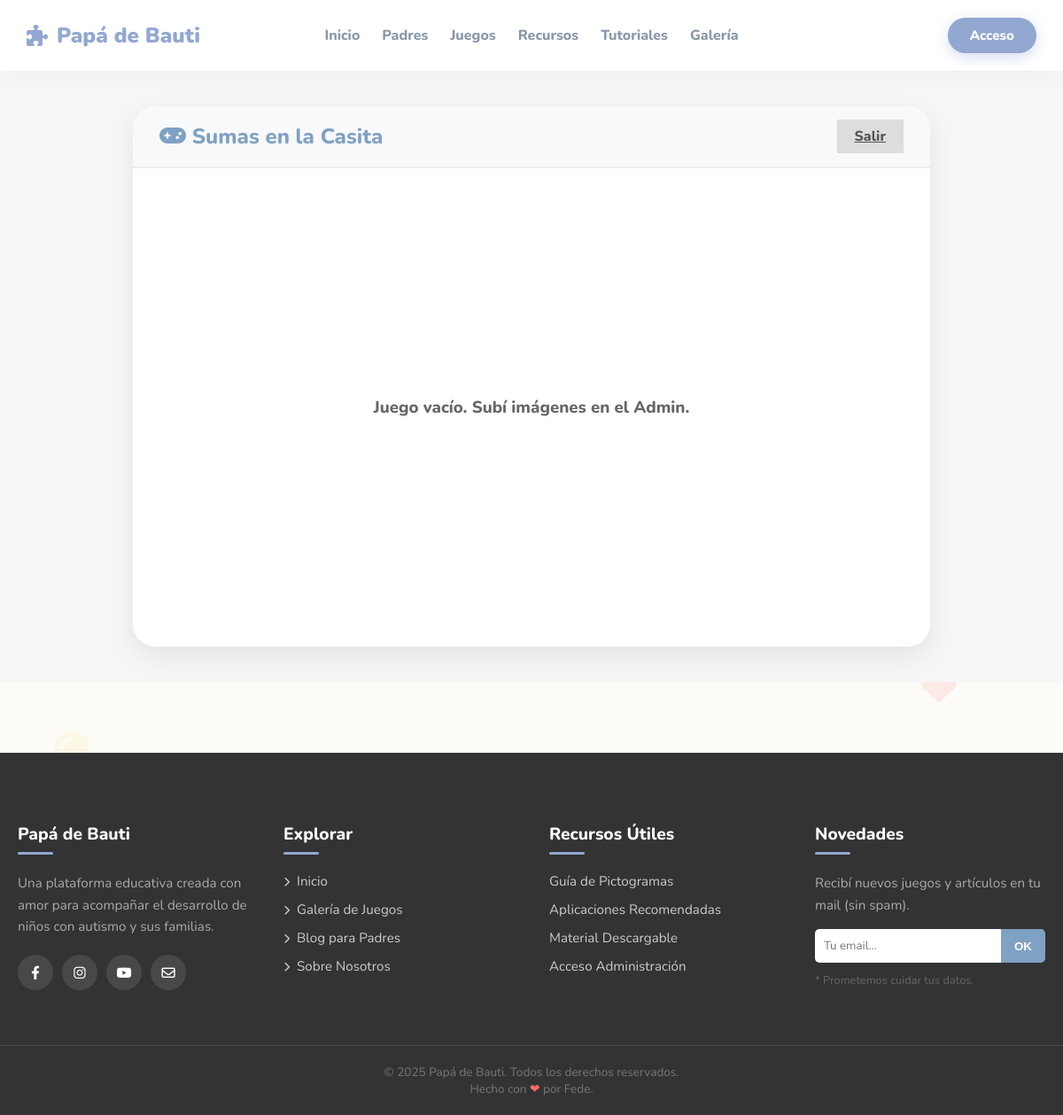
Page /jugar.php?id=2 on the earlier database version.
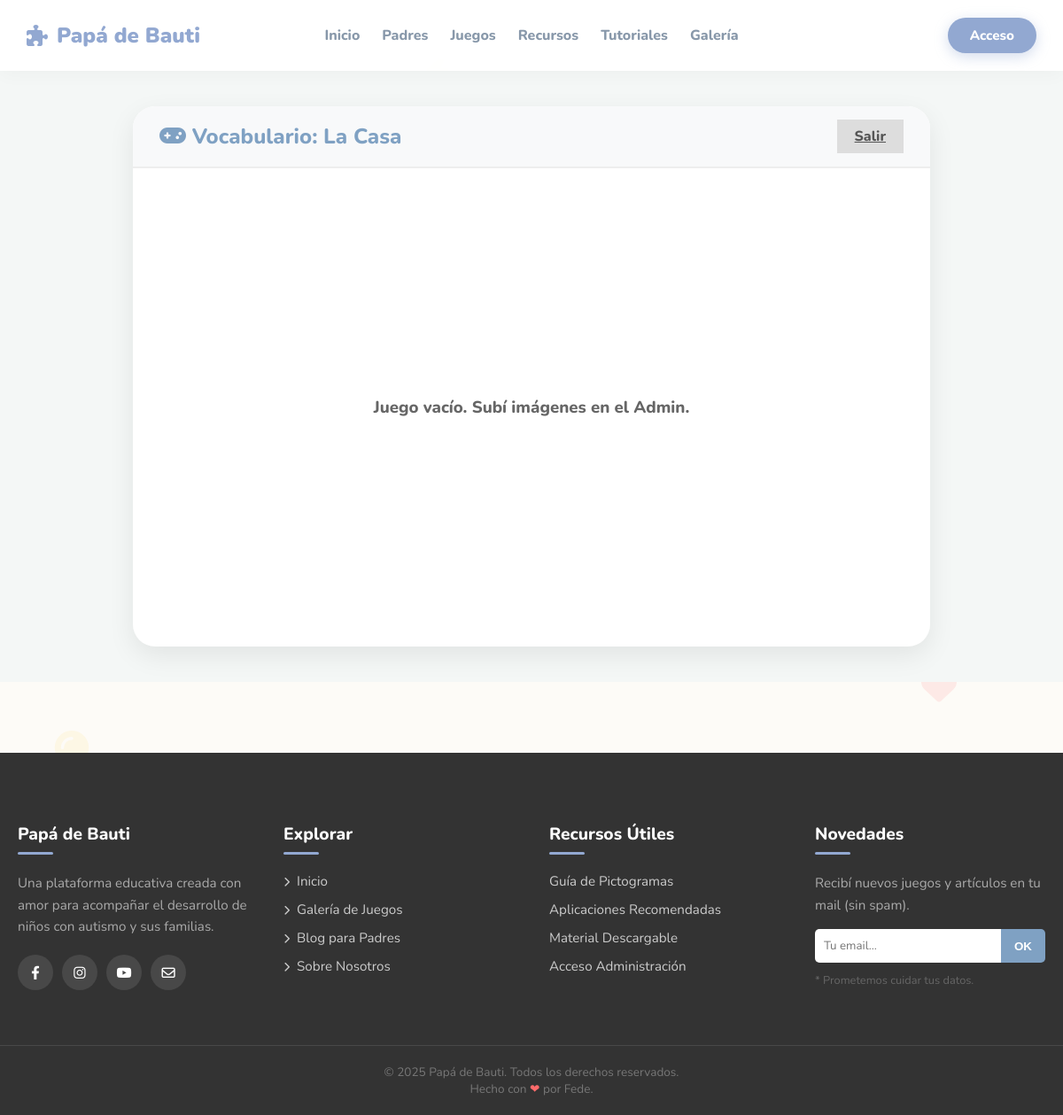
Same page on the later database version.
### tables this page shows
CREATE TABLE `juegos` (
  `id` int(11) NOT NULL,
  `titulo` varchar(100) NOT NULL,
  `descripcion` text DEFAULT NULL,
  `id_categoria` int(11) NOT NULL,
  `id_motor` int(11) NOT NULL,
  `imagen_portada` varchar(100) DEFAULT 'default.jpg',
  `configuracion` text DEFAULT NULL,
  `activo` tinyint(1) DEFAULT 1,
  `tipo_juego` enum('seleccion','memoria','secuencia','pintura','asociacion','texto_drag') DEFAULT 'seleccion',
  `edad_min` int(11) DEFAULT 3,
  `edad_max` int(11) DEFAULT 99
);

### jugar.php (the view, shortened to what this page needs)
<?php
require 'includes/db_connect.php';
require 'includes/header.php';
$game_id = intval($_GET['id']);
$sql = "SELECT * FROM juegos WHERE id = $game_id";
$juego = $conn->query($sql)->fetch_assoc();
?>
<div class="game-wrapper">
    <div class="game-card">
        <div class="game-header">
            <h2 style="margin:0; color:var(--color-secundario);"><i class="fa-solid fa-gamepad"></i> <?php echo $juego['titulo']; ?></h2>
            <a href="juegos.php" class="btn-grande" style="padding:8px 20px; background:#ddd; color:#555!important;">Salir</a>
        </div>
        <div class="game-area" id="contenedor-juego">
            <?php
                if ($juego['tipo_juego'] == 'texto_drag') {
                    include 'motores/motor_texto_drag.php';
                } else {
                    include 'motores/motor_universal.php';
                }
            ?>
        </div>
    </div>
</div>
<?php require 'includes/footer.php'; ?>

Differences in the rows shown:
changed juegos: titulo "Sumas en la Casita" → "Vocabulario: La Casa"
